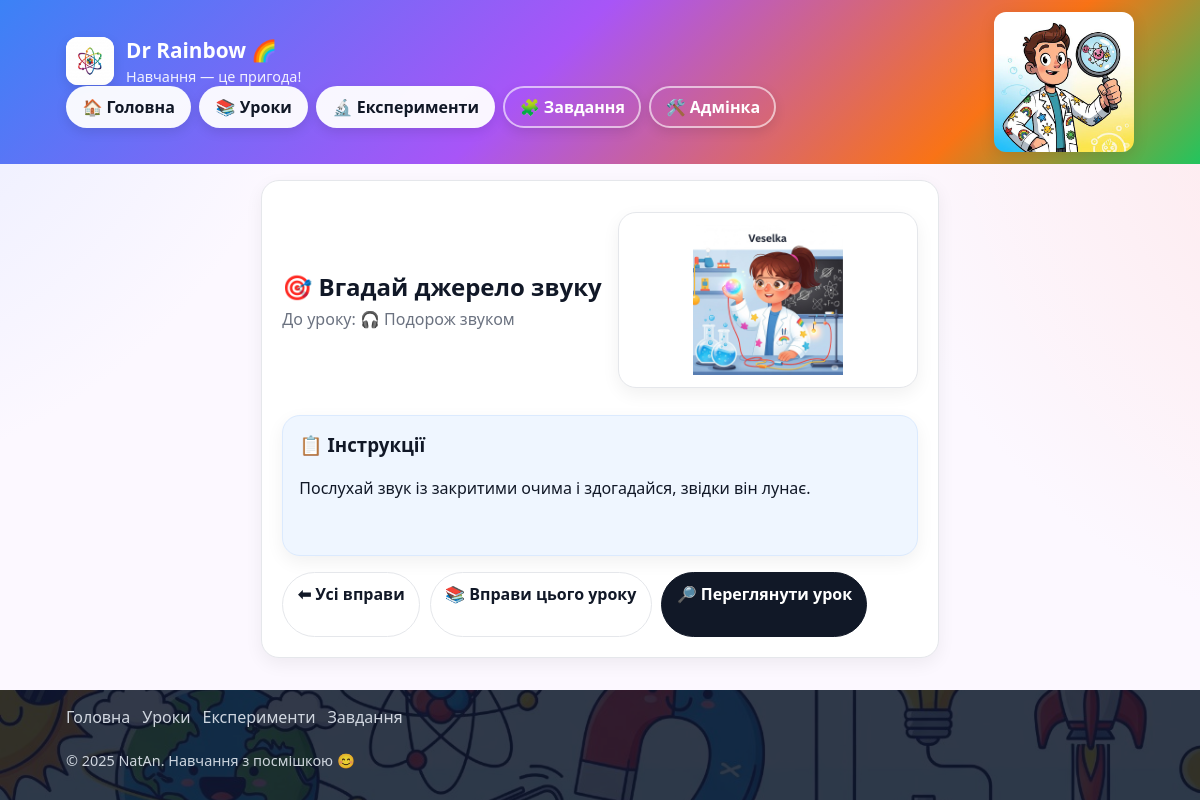
/lessons/exercises/-2/, run on the app's committed database.
### lessons/models.py (models this page shows, shortened)
class Exercise(models.Model):
    lesson = models.ForeignKey(Lesson, on_delete=models.CASCADE, related_name='exercises')
    title = models.CharField(max_length=255)
    slug = models.SlugField(unique=True, blank=True)
    instructions = models.TextField(blank=True)
    created_at = models.DateTimeField(auto_now_add=True)
    order = models.PositiveIntegerField(default=0, help_text="Порядок у уроці")
    difficulty = models.CharField(
        max_length=50,
        blank=True,
        choices=[
            ('easy', 'Легко'),
            ('medium', 'Середньо'),
            ('hard', 'Важко'),
        ],
        help_text="Складність вправи"
    )
    duration = models.PositiveIntegerField(default=0, help_text="Тривалість (у хвилинах)")

class Lesson(models.Model):
    title = models.CharField("Назва уроку", max_length=200)
    slug = models.SlugField(max_length=100, unique=True, blank=False)
    emoji = models.CharField("Емоджі", max_length=10, blank=True, null=True)
    summary = models.TextField("Короткий опис", blank=True, null=True)
    level = models.CharField("Рівень складності", max_length=50, blank=True, null=True)
    duration = models.PositiveIntegerField("Тривалість (хв)", blank=True, null=True)
    age_range = models.CharField("Вік", max_length=50, blank=True, null=True)
    materials = models.TextField("Матеріали", blank=True, null=True)
    steps = models.TextField("Кроки", blank=True, null=True)
    assistant_image = models.CharField("Зображення асистента", max_length=255, blank=True, null=True)
    created_at = models.DateTimeField(auto_now_add=True)
    theory = models.TextField(blank=True, help_text="Текстовий опис для пояснення теорії")
    class Meta:
        verbose_name = "Урок"
        verbose_name_plural = "Уроки"
        ordering = ['-created_at']

### lessons/views.py (the view)
# urls.py: path("exercises/<slug:exercise_slug>/", ExerciseDetailView.as_view(), name="exercise_detail"),
class ExerciseDetailView(DetailView):
    model = Exercise
    template_name = "lessons/exercise_detail.html"
    context_object_name = "exercise"
    slug_url_kwarg = "exercise_slug"

### lessons/templates/lessons/exercise_detail.html (shortened to what this page needs)
{% extends "base.html" %}
{% load static %}
{% block content %}
<section class="panel" style="padding:1.25rem;display:grid;gap:1rem">
  <header style="display:grid;grid-template-columns:1fr 300px;gap:1rem;align-items:center">
    <div>
      <h1 style="margin:0">🎯 {{ exercise.title }}</h1>
      {% if exercise.lesson %}
        <p class="muted" style="margin:.3rem 0 0">До уроку: <a href="{% url 'lesson_detail' exercise.lesson.slug %}">{{ exercise.lesson.title }}</a></p>
      {% endif %}
    </div>
    <aside class="panel" aria-hidden="true" style="padding:.75rem;display:grid;place-items:center">
      <img src="{% static 'images/assistant_girl.png' %}" alt="" style="max-height:150px;object-fit:contain">
    </aside>
  </header>
  {% if exercise.instructions %}
  <section class="panel" style="padding:1rem;background:#eff6ff;border-color:#dbeafe">
    <h3 style="margin-top:0">📋 Інструкції</h3>
    <div style="line-height:1.65">{{ exercise.instructions|linebreaks }}</div>
  </section>
  {% endif %}
  <div style="display:flex;gap:.6rem;flex-wrap:wrap">
    <a class="app-btn" href="{% url 'exercise_list' %}">⬅ Усі вправи</a>
    {% if exercise.lesson %}
      <a class="app-btn" href="{% url 'lesson_exercise_list' exercise.lesson.slug %}">📚 Вправи цього уроку</a>
      <a class="btn" href="{% url 'lesson_detail' exercise.lesson.slug %}">🔎 Переглянути урок</a>
    {% endif %}
  </div>
</section>
{% endblock %}

### data on the page
Exercise: title "Вгадай джерело звуку", lesson "🎧 Подорож звуком", instructions "Послухай звук із закритими очима і здогадайся, звідки він лунає."
